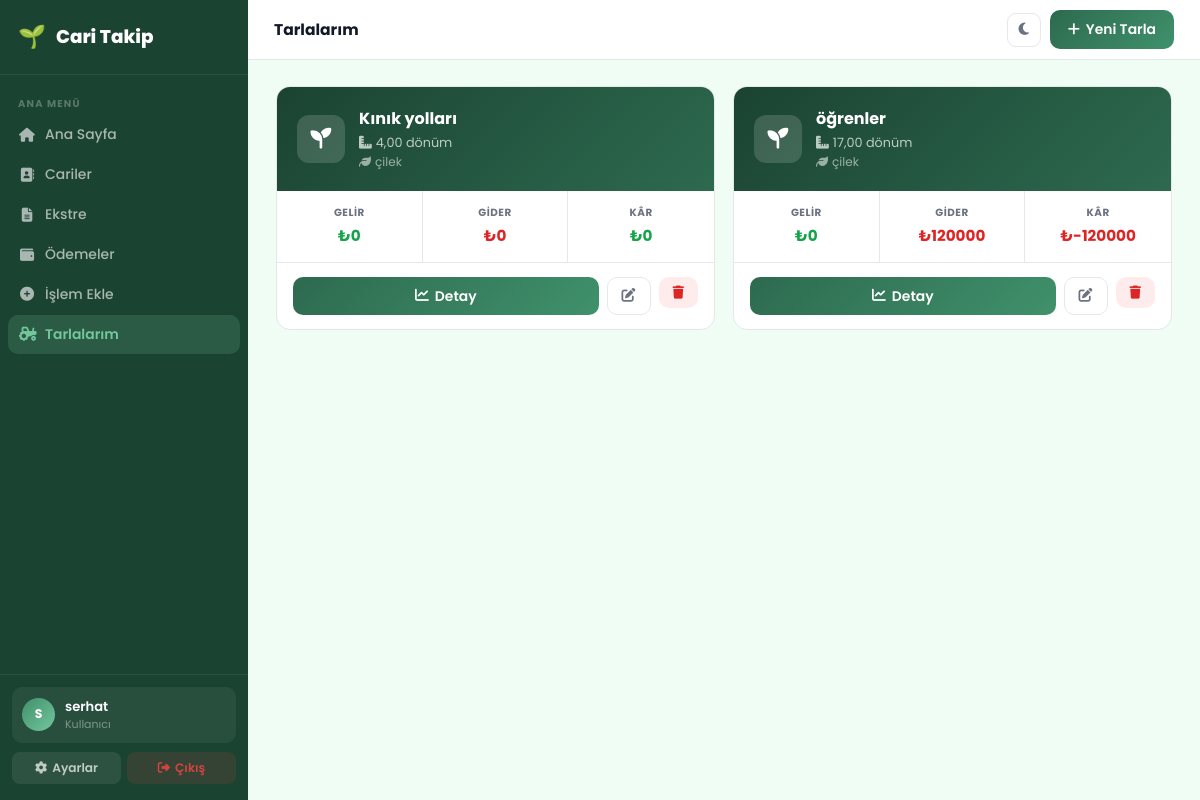
Screenshot of /tarlalar/ (signed in) with the database file from the repository.
### fields/models.py (models this page shows, shortened)
class Field(models.Model):
    name = models.CharField(max_length=150)
    area = models.DecimalField(max_digits=8, decimal_places=2, help_text='Dönüm')
    crop_type = models.CharField(max_length=100, blank=True)
    notes = models.TextField(blank=True)
    created_at = models.DateTimeField(auto_now_add=True)
    class Meta:
        ordering = ['name']
    @property
    def total_harvest_revenue(self):
        return sum(e.amount for e in self.harvests.all())
    @property
    def total_expenses(self):
        return sum(e.amount for e in self.expenses.all())
    @property
    def net_profit(self):
        return self.total_harvest_revenue - self.total_expenses

### fields/views.py (the view)
# urls.py: path('', views.field_list, name='field_list'),
@login_required
def field_list(request):
    fields = Field.objects.prefetch_related('harvests', 'expenses').all()
    return render(request, 'fields/field_list.html', {'fields': fields})

### Desktop/Yeni klasör/fields/templates/fields/field_list.html (shortened to what this page needs)
{% extends 'dashboard/base.html' %}
{% block page_title %}Tarlalarım{% endblock %}
{% block topbar_right %}
<a href="{% url 'field_create' %}" class="btn-g"><i class="fas fa-plus"></i> Yeni Tarla</a>
{% endblock %}
{% block content %}
{% if fields %}
<div class="fields-grid">
    {% for f in fields %}
    {% with rev=f.total_harvest_revenue exp=f.total_expenses net=f.net_profit %}
    <div class="field-card">
        <div class="field-card-header">
            <div class="field-icon"><i class="fas fa-seedling"></i></div>
            <div>
                <div class="field-name">{{ f.name }}</div>
                <div class="field-area"><i class="fas fa-ruler-combined me-1"></i>{{ f.area }} dönüm</div>
                {% if f.crop_type %}<div class="field-crop"><i class="fas fa-leaf me-1"></i>{{ f.crop_type }}</div>{% endif %}
            </div>
        </div>
        <div class="field-stats">
            <div class="stat-item">
                <div class="stat-label">Gelir</div>
                <div class="stat-value stat-green">₺{{ rev|floatformat:0 }}</div>
            </div>
            <div class="stat-item">
                <div class="stat-label">Gider</div>
                <div class="stat-value stat-red">₺{{ exp|floatformat:0 }}</div>
            </div>
            <div class="stat-item">
                <div class="stat-label">Kâr</div>
                <div class="stat-value {% if net >= 0 %}stat-green{% else %}stat-red{% endif %}">₺{{ net|floatformat:0 }}</div>
            </div>
        </div>
        <div class="field-footer">
            <a href="{% url 'field_detail' f.pk %}" class="btn-g" style="flex:1;justify-content:center;">
                <i class="fas fa-chart-line"></i> Detay
            </a>
            <a href="{% url 'field_edit' f.pk %}" class="btn-o" style="padding:9px 14px;">
                <i class="fas fa-edit"></i>
            </a>
            <form method="post" action="{% url 'field_delete' f.pk %}" style="display:inline;">
                <button type="submit" class="btn-danger-soft" style="padding:9px 14px;"
                    onclick="return confirm('{{ f.name }} tarlasını ve tüm kayıtlarını silmek istiyor musunuz?')">
                    <i class="fas fa-trash"></i>
                </button>
            </form>
        </div>
    </div>
    {% endwith %}
    {% endfor %}
</div>
{% endif %}
{% endblock %}

### Desktop/Yeni klasör/dashboard/templates/dashboard/base.html (shortened to what this page needs)
<!DOCTYPE html>
<html lang="tr" data-theme="light">
<head>
    <link href="https://cdn.jsdelivr.net/npm/bootstrap@5.3.0/dist/css/bootstrap.min.css" rel="stylesheet">
    <link href="https://cdnjs.cloudflare.com/ajax/libs/font-awesome/6.4.0/css/all.min.css" rel="stylesheet">
</head>
<body>
{% with cur=request.resolver_match.url_name %}
<aside class="sidebar" id="sidebar">
    <a class="sb-brand" href="{% url 'dashboard' %}">
        <span class="emoji">🌱</span> Cari Takip
    </a>
    <nav class="sb-nav">
        <div class="sb-section">Ana Menü</div>
        <a href="{% url 'dashboard' %}" class="sb-item {% if cur == 'dashboard' %}active{% endif %}">
            <i class="fas fa-home"></i> Ana Sayfa
        </a>
        <a href="{% url 'customer_list' %}" class="sb-item {% if cur == 'customer_list' or cur == 'customer_detail' or cur == 'customer_create' %}active{% endif %}">
            <i class="fas fa-address-book"></i> Cariler
        </a>
        <a href="{% url 'statement' %}" class="sb-item {% if cur == 'statement' %}active{% endif %}">
            <i class="fas fa-file-alt"></i> Ekstre
        </a>
        <a href="{% url 'payments' %}" class="sb-item {% if cur == 'payments' or cur == 'payment_create' %}active{% endif %}">
            <i class="fas fa-wallet"></i> Ödemeler
        </a>
        <a href="{% url 'transaction_create' %}" class="sb-item {% if cur == 'transaction_create' %}active{% endif %}">
            <i class="fas fa-plus-circle"></i> İşlem Ekle
        </a>
        <a href="{% url 'field_list' %}" class="sb-item {% if cur == 'field_list' or cur == 'field_detail' or cur == 'field_create' or cur == 'field_edit' %}active{% endif %}">
            <i class="fas fa-tractor"></i> Tarlalarım
        </a>
    </nav>
    <div class="sb-footer">
        <div class="sb-user">
            <div class="sb-avatar">{{ request.user.username|first|upper }}</div>
            <div>
                <div class="sb-uname">{{ request.user.username }}</div>
                <div class="sb-urole">{% if request.user.is_staff %}Yönetici{% else %}Kullanıcı{% endif %}</div>
            </div>
        </div>
        <div class="sb-actions">
            <a href="{% url 'account_delete' %}" class="sb-abtn sb-settings"><i class="fas fa-cog"></i> Ayarlar</a>
            <a href="{% url 'logout' %}" class="sb-abtn sb-logout"><i class="fas fa-sign-out-alt"></i> Çıkış</a>
        </div>
    </div>
</aside>
<div class="app">
    <header class="topbar">
        <div class="topbar-l">
            <span class="page-title">{% block page_title %}{% endblock %}</span>
        </div>
        <div class="topbar-r">
            <button class="icon-btn" id="themeBtn" onclick="toggleTheme()" title="Tema Değiştir">
                <i class="fas fa-moon"></i>
            </button>
            {% block topbar_right %}{% endblock %}
        </div>
    </header>
    <div class="page-body">
        {% block content %}{% endblock %}
    </div>
</div>
{% endwith %}
</body>
</html>

### Desktop/Yeni klasör/fields/templates/fields/field_list.html (style rules this page uses)
.fields-grid { display: grid; grid-template-columns: repeat(auto-fill, minmax(300px, 1fr)); gap: 18px; }
.field-card { background: var(--surface); border: 1px solid var(--border); border-radius: var(--radius); overflow: hidden; transition: box-shadow .2s, transform .2s; }
.field-card-header { background: linear-gradient(135deg, #1b4332, #2d6a4f); padding: 20px; display: flex; align-items: center; gap: 14px; }
.field-icon { width: 48px; height: 48px; border-radius: 12px; background: rgba(255,255,255,.15); display: flex; align-items: center; justify-content: center; font-size: 1.3rem; color: #fff; flex-shrink: 0; }
.field-name { font-size: 1rem; font-weight: 700; color: #fff; }
.field-area { font-size: .8rem; color: rgba(255,255,255,.7); margin-top: 2px; }
.field-crop { font-size: .75rem; color: rgba(255,255,255,.55); margin-top: 1px; }
.field-stats { display: grid; grid-template-columns: 1fr 1fr 1fr; border-bottom: 1px solid var(--border); }
.stat-item { padding: 14px 12px; text-align: center; border-right: 1px solid var(--border); }
.stat-item:last-child { border-right: none; }
.stat-label { font-size: .65rem; font-weight: 700; text-transform: uppercase; letter-spacing: .5px; color: var(--sub); margin-bottom: 4px; }
.stat-value { font-size: .95rem; font-weight: 700; }
.stat-green { color: #16a34a; }
.stat-red { color: #dc2626; }
.field-footer { padding: 14px 16px; display: flex; gap: 8px; }

### rows the page displays
Field: name "Kınık yolları", area "4,00", crop_type "çilek", total_harvest_revenue "0", total_expenses "0", net_profit "0"
Field: name "öğrenler", area "17,00", crop_type "çilek", total_harvest_revenue "0", total_expenses "120000", net_profit "-120000"

### other values shown
{{ request.user.username|first|upper }} "S"
{{ request.user.username }} "serhat"
